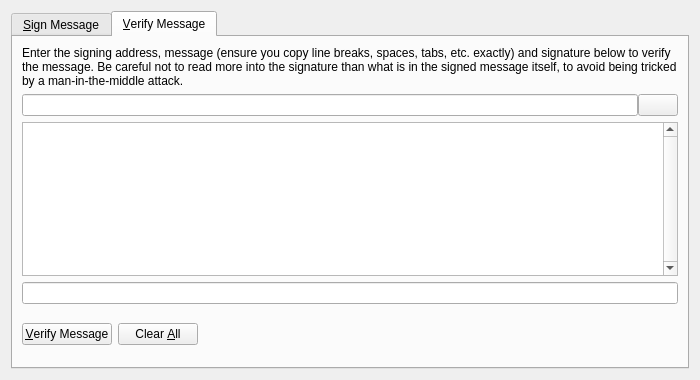
<?xml version="1.0" encoding="UTF-8"?>
<ui version="4.0">
 <class>SignVerifyMessageDialog</class>
 <widget class="QDialog" name="SignVerifyMessageDialog">
  <property name="geometry">
   <rect>
    <x>0</x>
    <y>0</y>
    <width>700</width>
    <height>380</height>
   </rect>
  </property>
  <property name="windowTitle">
   <string>Signatures - Sign / Verify a Message</string>
  </property>
  <property name="modal">
   <bool>true</bool>
  </property>
  <layout class="QVBoxLayout" name="verticalLayout">
   <item>
    <widget class="QTabWidget" name="tabWidget">
     <property name="currentIndex">
      <number>1</number>
     </property>
     <widget class="QWidget" name="tabSignMessage">
      <attribute name="title">
       <string>&amp;Sign Message</string>
      </attribute>
      <layout class="QVBoxLayout" name="verticalLayout_SM">
       <item>
        <widget class="QLabel" name="infoLabel_SM">
         <property name="text">
          <string>You can sign messages with your addresses to prove you own them. Be careful not to sign anything vague, as phishing attacks may try to trick you into signing your identity over to them. Only sign fully-detailed statements you agree to.</string>
         </property>
         <property name="textFormat">
          <enum>Qt::PlainText</enum>
         </property>
         <property name="wordWrap">
          <bool>true</bool>
         </property>
        </widget>
       </item>
       <item>
        <layout class="QHBoxLayout" name="horizontalLayout_1_SM">
         <property name="spacing">
          <number>0</number>
         </property>
         <item>
          <widget class="QValidatedLineEdit" name="addressIn_SM">
           <property name="toolTip">
            <string>The address to sign the message with:</string>
           </property>
           <property name="maxLength">
            <number>34</number>
           </property>
          </widget>
         </item>
         <item>
          <widget class="QPushButton" name="addressBookButton_SM">
           <property name="toolTip">
            <string>Choose an address from the address book</string>
           </property>
           <property name="text">
            <string/>
           </property>
           <property name="icon">
            <iconset resource="../bitcoin.qrc">
             <normaloff>:/icons/address-book</normaloff>:/icons/address-book</iconset>
           </property>
           <property name="shortcut">
            <string>Alt+A</string>
           </property>
           <property name="autoDefault">
            <bool>false</bool>
           </property>
          </widget>
         </item>
         <item>
          <widget class="QPushButton" name="pasteButton_SM">
           <property name="toolTip">
            <string>Paste address from clipboard</string>
           </property>
           <property name="text">
            <string/>
           </property>
           <property name="icon">
            <iconset resource="../bitcoin.qrc">
             <normaloff>:/icons/editpaste</normaloff>:/icons/editpaste</iconset>
           </property>
           <property name="shortcut">
            <string>Alt+P</string>
           </property>
           <property name="autoDefault">
            <bool>false</bool>
           </property>
          </widget>
         </item>
        </layout>
       </item>
       <item>
        <widget class="QPlainTextEdit" name="messageIn_SM">
         <property name="toolTip">
          <string>Enter the message you want to sign here</string>
         </property>
        </widget>
       </item>
       <item>
        <layout class="QHBoxLayout" name="horizontalLayout_2_SM">
         <property name="spacing">
          <number>0</number>
         </property>
         <item>
          <widget class="QLineEdit" name="signatureOut_SM">
           <property name="font">
            <font>
             <italic>true</italic>
            </font>
           </property>
           <property name="readOnly">
            <bool>true</bool>
           </property>
          </widget>
         </item>
         <item>
          <widget class="QPushButton" name="copySignatureButton_SM">
           <property name="toolTip">
            <string>Copy the current signature to the system clipboard</string>
           </property>
           <property name="text">
            <string/>
           </property>
           <property name="icon">
            <iconset resource="../bitcoin.qrc">
             <normaloff>:/icons/editcopy</normaloff>:/icons/editcopy</iconset>
           </property>
           <property name="autoDefault">
            <bool>false</bool>
           </property>
          </widget>
         </item>
        </layout>
       </item>
       <item>
        <layout class="QHBoxLayout" name="horizontalLayout_3_SM">
         <item>
          <widget class="QPushButton" name="signMessageButton_SM">
           <property name="toolTip">
            <string>Sign the message to prove you own this BitBay address</string>
           </property>
           <property name="text">
            <string>&amp;Sign Message</string>
           </property>
           <property name="icon">
            <iconset resource="../bitcoin.qrc">
             <normaloff>:/icons/edit</normaloff>:/icons/edit</iconset>
           </property>
           <property name="autoDefault">
            <bool>false</bool>
           </property>
          </widget>
         </item>
         <item>
          <widget class="QPushButton" name="clearButton_SM">
           <property name="toolTip">
            <string>Reset all sign message fields</string>
           </property>
           <property name="text">
            <string>Clear &amp;All</string>
           </property>
           <property name="icon">
            <iconset resource="../bitcoin.qrc">
             <normaloff>:/icons/remove</normaloff>:/icons/remove</iconset>
           </property>
           <property name="autoDefault">
            <bool>false</bool>
           </property>
          </widget>
         </item>
         <item>
          <spacer name="horizontalSpacer_1_SM">
           <property name="orientation">
            <enum>Qt::Horizontal</enum>
           </property>
           <property name="sizeHint" stdset="0">
            <size>
             <width>40</width>
             <height>48</height>
            </size>
           </property>
          </spacer>
         </item>
         <item>
          <widget class="QLabel" name="statusLabel_SM">
           <property name="font">
            <font>
             <weight>75</weight>
             <bold>true</bold>
            </font>
           </property>
           <property name="text">
            <string/>
           </property>
           <property name="wordWrap">
            <bool>true</bool>
           </property>
          </widget>
         </item>
         <item>
          <spacer name="horizontalSpacer_2_SM">
           <property name="orientation">
            <enum>Qt::Horizontal</enum>
           </property>
           <property name="sizeHint" stdset="0">
            <size>
             <width>40</width>
             <height>48</height>
            </size>
           </property>
          </spacer>
         </item>
        </layout>
       </item>
      </layout>
     </widget>
     <widget class="QWidget" name="tabVerifyMessage">
      <attribute name="title">
       <string>&amp;Verify Message</string>
      </attribute>
      <layout class="QVBoxLayout" name="verticalLayout_VM">
       <item>
        <widget class="QLabel" name="infoLabel_VM">
         <property name="text">
          <string>Enter the signing address, message (ensure you copy line breaks, spaces, tabs, etc. exactly) and signature below to verify the message. Be careful not to read more into the signature than what is in the signed message itself, to avoid being tricked by a man-in-the-middle attack.</string>
         </property>
         <property name="textFormat">
          <enum>Qt::PlainText</enum>
         </property>
         <property name="alignment">
          <set>Qt::AlignLeading|Qt::AlignLeft|Qt::AlignTop</set>
         </property>
         <property name="wordWrap">
          <bool>true</bool>
         </property>
        </widget>
       </item>
       <item>
        <layout class="QHBoxLayout" name="horizontalLayout_1_VM">
         <property name="spacing">
          <number>0</number>
         </property>
         <item>
          <widget class="QValidatedLineEdit" name="addressIn_VM">
           <property name="toolTip">
            <string>The address the message was signed with:</string>
           </property>
           <property name="maxLength">
            <number>34</number>
           </property>
          </widget>
         </item>
         <item>
          <widget class="QPushButton" name="addressBookButton_VM">
           <property name="toolTip">
            <string>Choose an address from the address book</string>
           </property>
           <property name="text">
            <string/>
           </property>
           <property name="icon">
            <iconset resource="../bitcoin.qrc">
             <normaloff>:/icons/address-book</normaloff>:/icons/address-book</iconset>
           </property>
           <property name="shortcut">
            <string>Alt+A</string>
           </property>
           <property name="autoDefault">
            <bool>false</bool>
           </property>
          </widget>
         </item>
        </layout>
       </item>
       <item>
        <widget class="QPlainTextEdit" name="messageIn_VM">
         <property name="verticalScrollBarPolicy">
          <enum>Qt::ScrollBarAlwaysOn</enum>
         </property>
        </widget>
       </item>
       <item>
        <widget class="QValidatedLineEdit" name="signatureIn_VM"/>
       </item>
       <item>
        <layout class="QHBoxLayout" name="horizontalLayout_2_VM">
         <item>
          <widget class="QPushButton" name="verifyMessageButton_VM">
           <property name="toolTip">
            <string>Verify the message to ensure it was signed with the specified BitBay address</string>
           </property>
           <property name="text">
            <string>&amp;Verify Message</string>
           </property>
           <property name="icon">
            <iconset resource="../bitcoin.qrc">
             <normaloff>:/icons/transaction_0</normaloff>:/icons/transaction_0</iconset>
           </property>
           <property name="autoDefault">
            <bool>false</bool>
           </property>
          </widget>
         </item>
         <item>
          <widget class="QPushButton" name="clearButton_VM">
           <property name="toolTip">
            <string>Reset all verify message fields</string>
           </property>
           <property name="text">
            <string>Clear &amp;All</string>
           </property>
           <property name="icon">
            <iconset resource="../bitcoin.qrc">
             <normaloff>:/icons/remove</normaloff>:/icons/remove</iconset>
           </property>
           <property name="autoDefault">
            <bool>false</bool>
           </property>
          </widget>
         </item>
         <item>
          <spacer name="horizontalSpacer_1_VM">
           <property name="orientation">
            <enum>Qt::Horizontal</enum>
           </property>
           <property name="sizeHint" stdset="0">
            <size>
             <width>40</width>
             <height>48</height>
            </size>
           </property>
          </spacer>
         </item>
         <item>
          <widget class="QLabel" name="statusLabel_VM">
           <property name="font">
            <font>
             <weight>75</weight>
             <bold>true</bold>
            </font>
           </property>
           <property name="text">
            <string/>
           </property>
           <property name="wordWrap">
            <bool>true</bool>
           </property>
          </widget>
         </item>
         <item>
          <spacer name="horizontalSpacer_2_VM">
           <property name="orientation">
            <enum>Qt::Horizontal</enum>
           </property>
           <property name="sizeHint" stdset="0">
            <size>
             <width>40</width>
             <height>48</height>
            </size>
           </property>
          </spacer>
         </item>
        </layout>
       </item>
      </layout>
     </widget>
    </widget>
   </item>
  </layout>
 </widget>
 <customwidgets>
  <customwidget>
   <class>QValidatedLineEdit</class>
   <extends>QLineEdit</extends>
   <header>qvalidatedlineedit.h</header>
  </customwidget>
 </customwidgets>
 <resources>
  <include location="../bitcoin.qrc"/>
 </resources>
 <connections/>
</ui>
